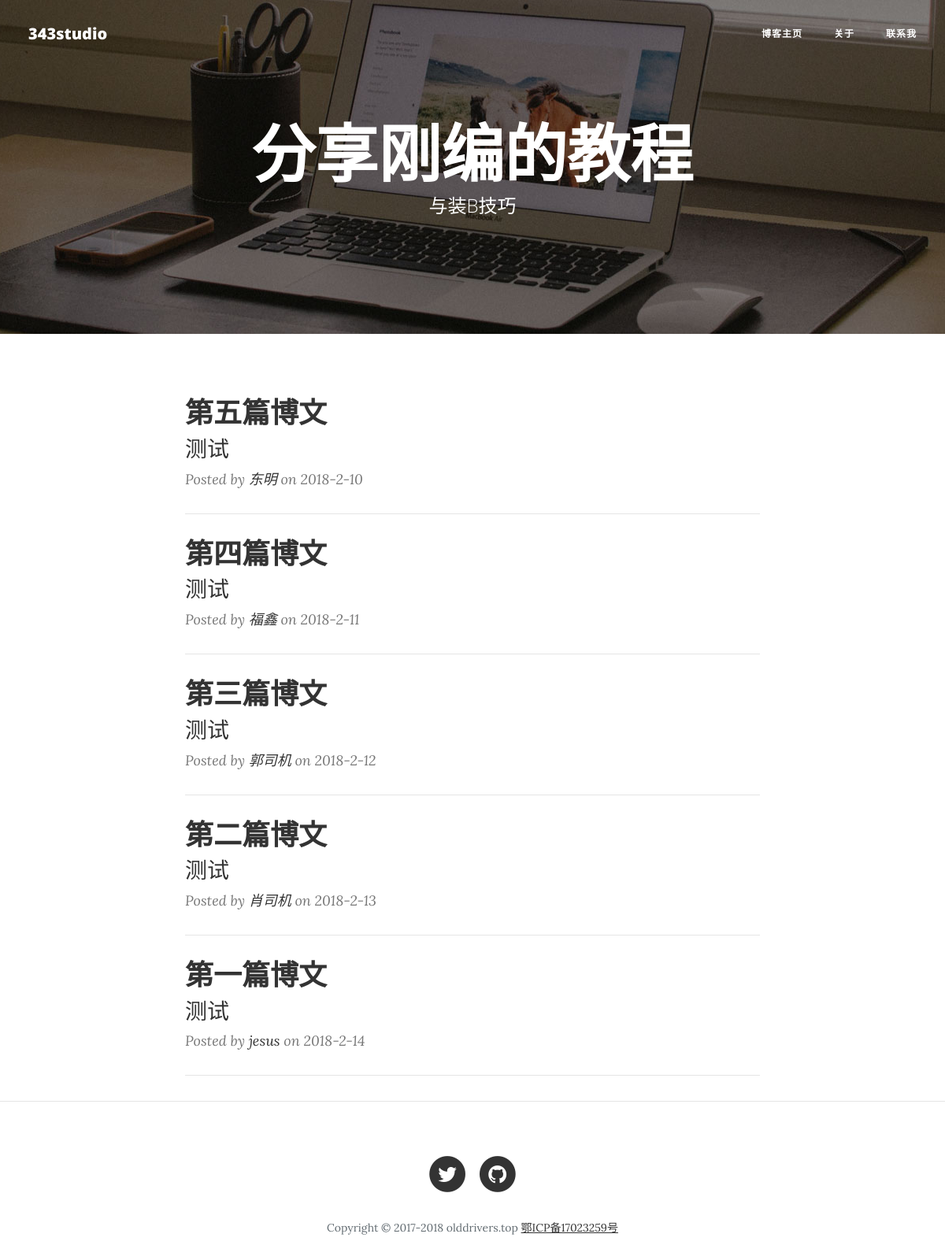
/allpost/, run on the app's committed database.
### home/models.py (models this page shows, shortened)
class Article(models.Model):
	title = models.CharField(max_length=150, null=False)
	intro = models.CharField(max_length=150, null=True)
	content = models.CharField(max_length=20000, null=False)
	time = models.CharField(max_length=20, null=False)
	author = models.CharField(max_length=20, null=True)
	view = models.IntegerField(default=0)

### home/views.py (the view)
# urls.py: url(r'^allpost/$', home_views.allpost, name='allpost'),
def allpost(reuqest):
	temp = models.Article.objects.all()
	articles = list(reversed(temp))
	return render(reuqest, 'home/allpost.html', {'articles': articles})

### home/templates/home/allpost.html (shortened to what this page needs)
<!DOCTYPE html>
<html lang="en">
{% load staticfiles %}
<head>
    <link href="{% static 'lib/bootstrap/css/bootstrap.min.css' %}" rel="stylesheet">
    <link href="{% static 'lib/font-awesome/css/font-awesome.min.css' %}" rel="stylesheet" type="text/css">
    <link href="{% static 'css/clean-blog.min.css' %}" rel="stylesheet">
</head>
<body>
    <nav class="navbar fixed-top navbar-toggleable-md navbar-light" id="mainNav" role="navigation>
        <div class="container">
            <a class="navbar-brand page-scroll" href="">343studio</a>
            <div class="collapse navbar-collapse" id="navbarResponsive">
                <ul class="navbar-nav ml-auto">
                     <li class="nav-item">
                        <a class="nav-link page-scroll" href="{% url 'home:index' %}">博客主页</a>
                    </li>
                    <li class="nav-item">
                        <a class="nav-link page-scroll" href="{% url 'home:about' %}">关于</a>
                    </li>
                    <li class="nav-item">
                        <a class="nav-link page-scroll" href="{% url 'home:contact' %}">联系我</a>
                    </li>
                </ul>
            </div>
    </nav>
    <header class="intro-header" style="background-image: url('{% static 'img/home-bg.jpg' %}')">
        <div class="container">
            <div class="row">
                <div class="col-lg-8 offset-lg-2 col-md-10 offset-md-1">
                    <div class="site-heading">
                        <h1>分享刚编的教程</h1>
                        <span class="subheading">与装B技巧</span>
                    </div>
                </div>
            </div>
        </div>
    </header>
    <div class="container">
        <div class="row">
            <div class="col-lg-8 offset-lg-2 col-md-10 offset-md-1">
                {% for article in articles %}
                <div class="post-preview">
                    <a href="{% url 'home:post' article.id %}">
                        <h2 class="post-title">
                            {{ article.title }}
                        </h2>
                        <h3 class="post-subtitle">
                            {{ article.intro }}
                        </h3>
                    </a>
                    <p class="post-meta">Posted by <a href="#">{{ article.author }}</a> on {{ article.time }}</p>
                </div>
                <hr>
                {% endfor %}
            </div>
        </div>
    </div>
    <hr>
    <footer>
        <div class="container">
            <div class="row">
                <div class="col-lg-8 offset-lg-2 col-md-10 offset-md-1">
                    <ul class="list-inline text-center">
                        <li class="list-inline-item">
                            <a href="https://twitter.com/cakebee_">
                                <span class="fa-stack fa-lg">
                                    <i class="fa fa-circle fa-stack-2x"></i>
                                    <i class="fa fa-twitter fa-stack-1x fa-inverse"></i>
                                </span>
                            </a>
                        </li>
                        <li class="list-inline-item">
                            <a href="https://github.com/cakebee/giligili">
                                <span class="fa-stack fa-lg">
                                    <i class="fa fa-circle fa-stack-2x"></i>
                                    <i class="fa fa-github fa-stack-1x fa-inverse"></i>
                                </span>
                            </a>
                        </li>
                    </ul>
                    <p class="copyright text-muted">Copyright &copy; 2017-2018 olddrivers.top <a href='http://www.miibeian.gov.cn' target='_blank'>鄂ICP备17023259号</a></p>
                </div>
            </div>
        </div>
    </footer>
</body>
</html>

### data on the page
Article: title "第五篇博文", intro "测试", author "东明", time "2018-2-10"
Article: title "第四篇博文", intro "测试", author "福鑫", time "2018-2-11"
Article: title "第三篇博文", intro "测试", author "郭司机", time "2018-2-12"
Article: title "第二篇博文", intro "测试", author "肖司机", time "2018-2-13"
Article: title "第一篇博文", intro "测试", author "jesus", time "2018-2-14"
